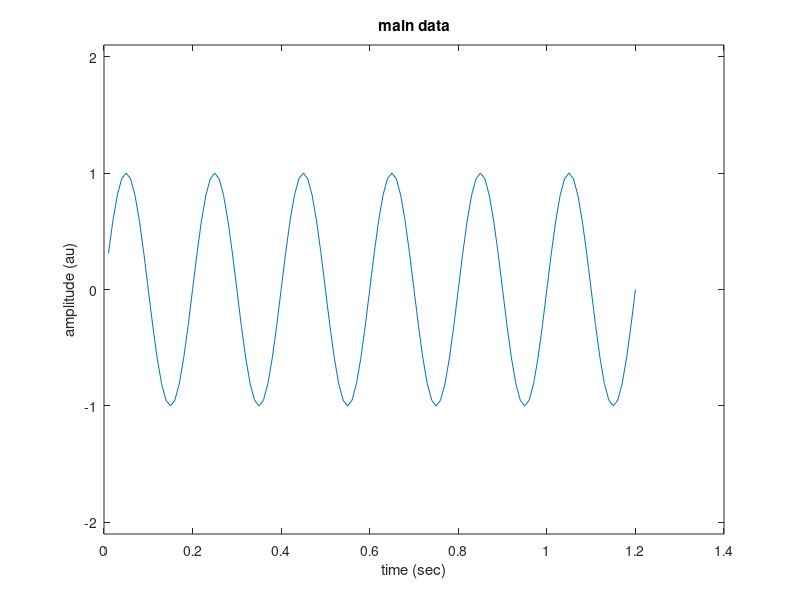
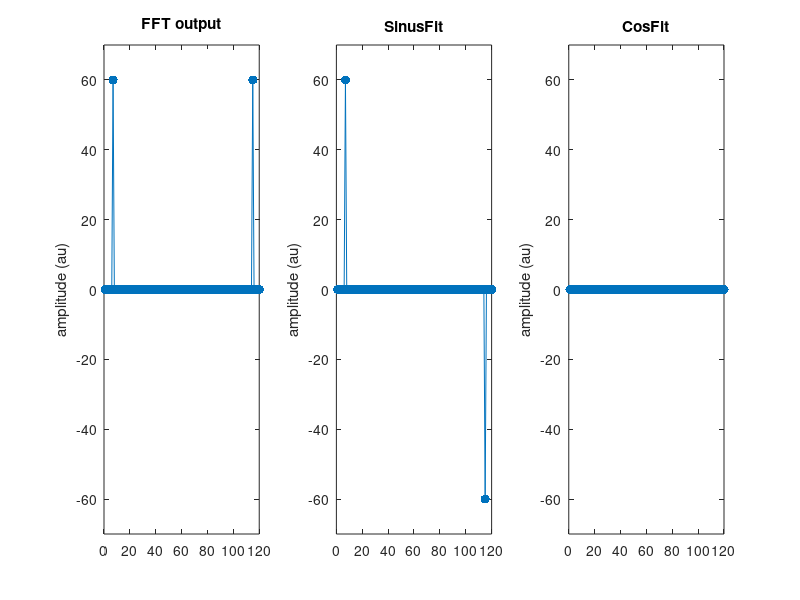
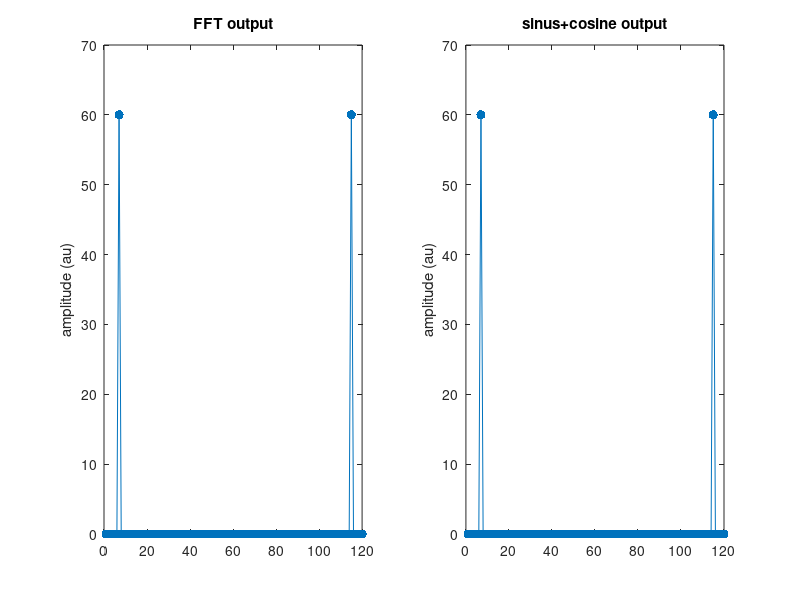
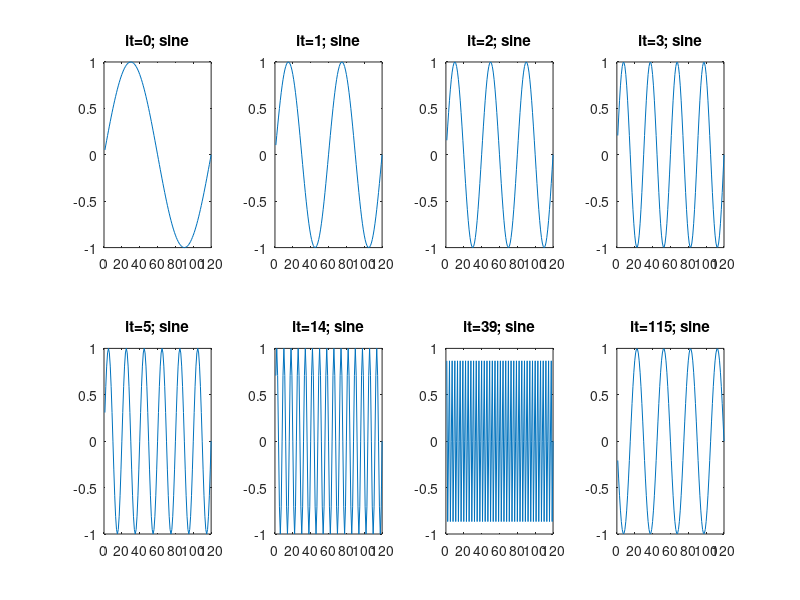

Recreate these plots in MATLAB, in order.
% script by STO ten Oever, 09-02-2018. Developed for M-BIC: Disclosing fine-grained temporal 
% processing: Common and advanced analysis of EEG time-series. 
% 
% script 1. 
% This script provides an explantion of FFT by using sine and cosine fitting.
%

%% Create data
fsample = 100;
tp = [1/fsample:1/fsample:1.2];
freq = 5;
ndatsample = length(tp);

dat = sin(freq*2*pi*tp+0*pi); % add different pi values (phases) to see effect on sine and cosine fit
dat = dat - mean(dat);

figure(1)
plot(tp, dat); xlabel('time (sec)'); ylabel('amplitude (au)'); set(gca, 'ylim', [-2.1 2.1]);
title('main data');
 
%% calculate fft
fft_output = fft(dat,[], 2);
fft_outputP = abs(fft_output).^2; % pow
fft_output = abs(fft_output); % amplitude

figure(2)
subplot(131)
plot(fft_output, '.-', 'markersize', 20); ylabel('amplitude (au)');
title('FFT output');

set(gca,'xlim', [0 ndatsample], 'ylim', [-70 70]);

%% multiple data with sine for all integer datapoints 
clear RM bs f cov
ADP = linspace(1/ndatsample,ndatsample, ndatsample);
for it = 0:ndatsample % go through different 'frequencies'
    bh(it+1) = sum(dat.*sin(it*2*pi*ADP)); 
end;

figure(2)
subplot(132)
plot(bh, '.-', 'markersize', 20); ylabel('amplitude (au)');
title('SinusFit');

set(gca,'xlim', [0 ndatsample], 'ylim', [-70 70]);

% show data, sine example (it = 5) and their multiplication
figure(3)
it = 5;
subplot(211)
plot(dat); hold on 
plot(sin(it*2*pi*ADP));
legend({'data'; ['sine: it ' num2str(it)]});
subplot(212)
plot(dat.*sin(it*2*pi*ADP));

%% multiple data with cosine for all integer datapoints 
clear RM bs f
for it = 0:ndatsample % go through different 'frequencies'
    bh(it+1) = sum(dat.*cos(it*2*pi*ADP)); 
end;

figure(2)
subplot(133)
plot(bh, '.-', 'markersize', 20); ylabel('amplitude (au)');
title('CosFit');

set(gca,'xlim', [0 ndatsample], 'ylim', [-70 70]);

%% multiply data with both sine and cosine for all integer datapoints 
clear RM bs f
for it = 0:ndatsample
    ah(it+1) = sum(dat.*cos(it*2*pi*ADP));
    bh(it+1) = sum(dat.*sin(it*2*pi*ADP));    
    f(it+1) = ah(it+1)+i*bh(it+1);
end;

figure(3)
subplot(121)
plot(fft_output, '.-', 'markersize', 20); ylabel('amplitude (au)');
title('FFT output');
set(gca,'xlim', [0 ndatsample], 'ylim', [0 70]);

% plot the amplitude (abs(complexFourier))
subplot(122)
plot(abs(f), '.-', 'markersize', 20); ylabel('amplitude (au)');
title('sinus+cosine output');
set(gca,'xlim', [0 ndatsample], 'ylim', [0 70]);

%% Show the fitted sine for various values of it:
% the interesting effect occurs for very high it (frequencies)
itv = [1 2 3 4 6 15 40 ndatsample-4];
cntpl = 1;
for it = 1:length(itv)
    figure(4)
    subplot(2,length(itv)/2,cntpl);  
    plot(sin(itv(it).*2*pi*ADP)); title(['it=' num2str(itv(it)-1) '; sine'])
    set(gca, 'xlim', [0 ndatsample]);
    cntpl = cntpl+1;
end;

%% "aliasing" in the FFT, sin and cos
close(figure(5))
figure(5)
it = 115;
it2 = 5;
ADPo = linspace(1/ndatsample,ndatsample, ndatsample);
ADPw = linspace(1/ndatsample,ndatsample.*100, ndatsample.*100);
LSO = linspace(1/ndatsample,ndatsample, ndatsample.*100);
So =  sin(it.*2*pi*ADPo);
So2 = sin(it2.*2*pi*ADPo);
Sw = sin(it.*2*pi*ADPw);
subplot(2,3,1);
plot(LSO, Sw);    
hold on
plot(ADPo, So, '.-','markersize', 15);
set(gca, 'xlim', [0 4]);
subplot(2,3,2);
plot(LSO, Sw);    
hold on
plot(ADPo, So, '.-','markersize', 15); title('sine');
set(gca, 'xlim', [1/ndatsample, ndatsample/4]);
subplot(2,3,3);
plot(ADPo, So2, '.-','markersize', 15);
set(gca, 'xlim', [1/ndatsample, ndatsample/4]);
Co =  cos(it.*2*pi*ADPo);
Co2 = cos(it2.*2*pi*ADPo);
Cw = cos(it.*2*pi*ADPw);
subplot(2,3,4);
plot(LSO, Cw);    
hold on
plot(ADPo, Co, '.-','markersize', 15);
set(gca, 'xlim', [0 4]);
subplot(2,3,5);
plot(LSO, Cw);    
hold on
plot(ADPo, Co, '.-','markersize', 15); title('cosine');
set(gca, 'xlim', [1/ndatsample, ndatsample/4]);
subplot(2,3,6);
plot(ADPo, Co2, '.-','markersize', 15);
set(gca, 'xlim', [1/ndatsample, ndatsample/4]);

%% calculation for frequencies that we estimated
amountCy = 0:ndatsample; % amount of cycles we try to put in the data window
FreqUse = amountCy./tp(end); % length of data window > go to Hertz
FreqUse = FreqUse(1:ndatsample/2+1); % only half is needed
FreqRes = FreqUse(2)-FreqUse(1); % frequency resolution
FreqRes = 1/tp(end); % can be directly calculated
